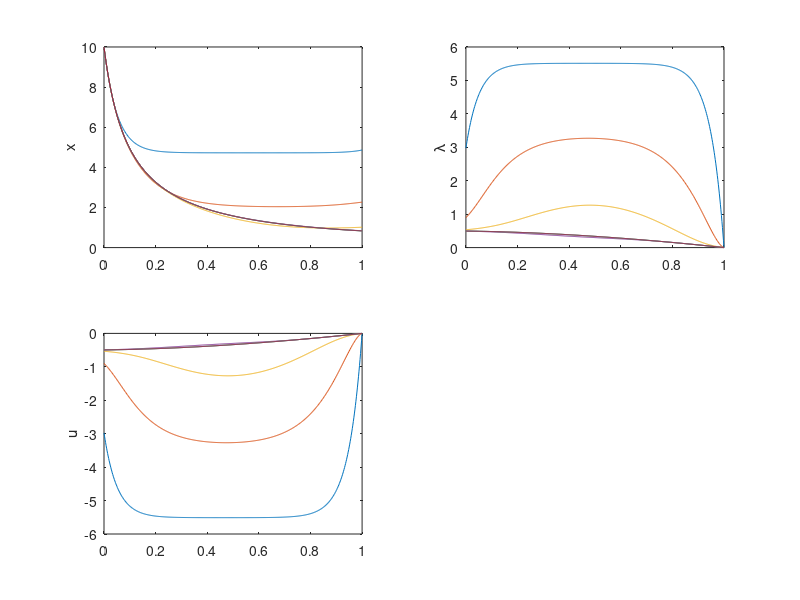
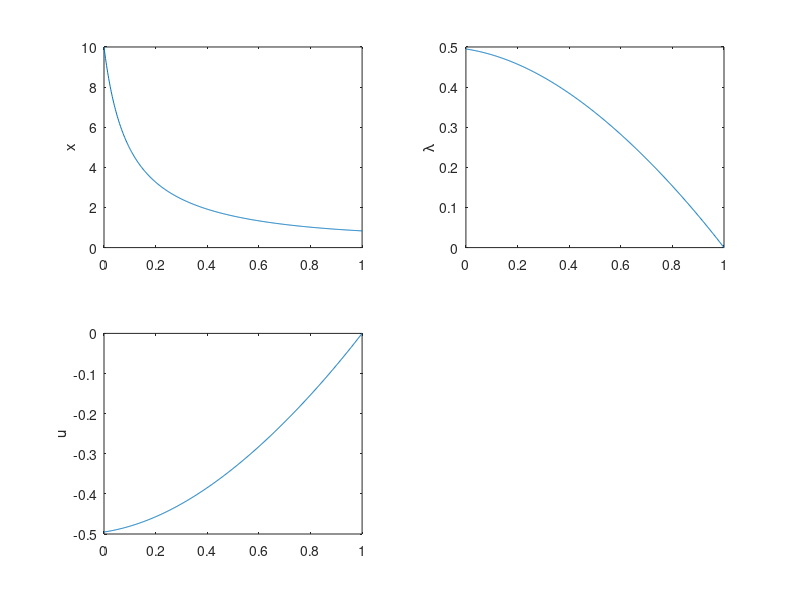

The MATLAB script that drew these images, in order:
function ex0317_QL
close all;

N=501;
t=linspace(0,1,N);
dt=t(2)-t(1);

x_i=10*ones(N,1);
lambda_i=10*ones(N,1);

eps=1e-6;
delta=1;

while delta > eps
    Phi=zeros(2,2,N);
    p=zeros(2,N);
    Phi(:,:,1)=eye(2);
    p(:,1)=[0 0]';
    for k=1:N-1
        [A e]=eomLin(x_i(k),lambda_i(k));
        Phi_dot=A*Phi(:,:,k);
        p_dot=A*p(:,k)+e;
        Phi(:,:,k+1)=Phi(:,:,k)+Phi_dot*dt;
        p(:,k+1)=p(:,k)+p_dot*dt;
    end
    
    x0=10;
    Phi_lx=Phi(2,1,N);
    Phi_ll=Phi(2,2,N);
    p_l=p(2,N);
    lambda0=inv(Phi_ll)*(-Phi_lx*x0-p_l);
    
    x=zeros(N,1);
    lambda=zeros(N,1);
    x(1)=x0;
    lambda(1)=lambda0;
    z0=[x0;lambda0];
    for k=2:N
        zk=Phi(:,:,k)*z0+p(:,k);
        x(k)=zk(1);
        lambda(k)=zk(2);
    end
    u=-lambda;
    
    subplot(2,2,1);
    plot(t,x);hold on;
    ylabel('x');
    subplot(2,2,2);
    plot(t,lambda);hold on;
    ylabel('\lambda');
    subplot(2,2,3);
    plot(t,u);hold on;
    ylabel('u');
    drawnow;
    
    delta=max(abs(x-x_i))+max(abs(lambda-lambda_i));
    
    x_i=x;
    lambda_i=lambda;
    
end

figure;
    subplot(2,2,1);
    plot(t,x);hold on;
    ylabel('x');
    subplot(2,2,2);
    plot(t,lambda);hold on;
    ylabel('\lambda');
    subplot(2,2,3);
    plot(t,u);hold on;
    ylabel('u');


end


function [A e]=eomLin(x,lambda)

Hx=x-2*x*lambda;
Hl=-lambda-x^2;
Hxx=1-2*lambda;
Hll=-1;
Hlx=-2*x;
Hxl=-2*x;

A=[Hlx Hll;
    -Hxx -Hxl];
e=-A*[x;lambda]+[Hl; -Hx];
end


